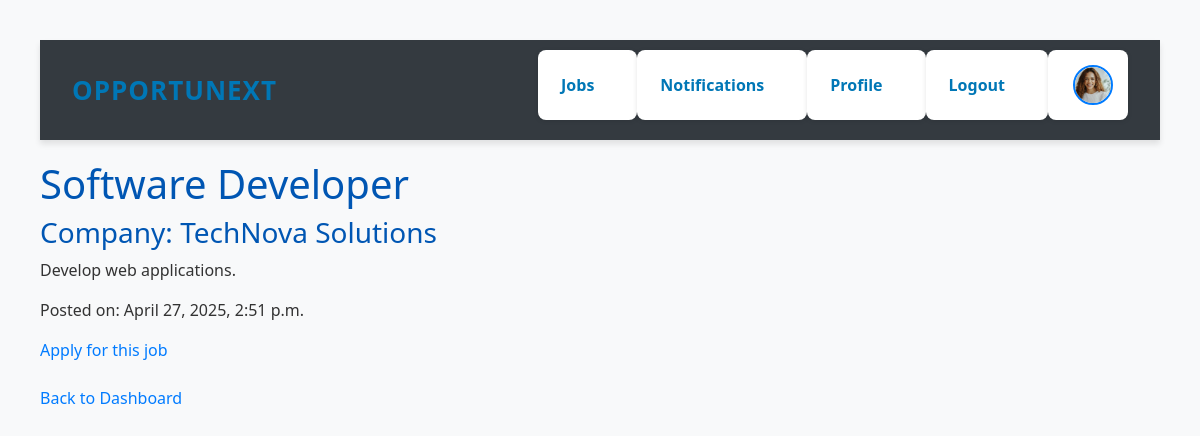
The page /job/1/ (signed in) on the database its author committed.
### placements/models.py (models this page shows, shortened)
class Profile(models.Model):
    user = models.OneToOneField(User, on_delete=models.CASCADE)
    profile_image = models.ImageField(upload_to='profile_images/', default='profile_images/default.png')
    resume = models.FileField(upload_to='resumes/', null=True, blank=True)

class Job(models.Model):
    company = models.ForeignKey(Company, on_delete=models.CASCADE)
    title = models.CharField(max_length=255)
    description = models.TextField()
    posted_on = models.DateTimeField(auto_now_add=True)

class Company(models.Model):
    name = models.CharField(max_length=255)
    description = models.TextField()

### placements/views.py (the view)
# urls.py: path('job/<int:job_id>/', views.job_detail, name='job_detail'),
@login_required
def job_detail(request, job_id):
    job = Job.objects.get(id=job_id)
    return render(request, 'placements/job_detail.html', {'job': job})

### placements/templates/placements/job_detail.html (shortened to what this page needs)
{% load static %}
{% include 'placements/navbar.html' %}
<!DOCTYPE html>
<html>
<head>
    <link rel="stylesheet" href="{% static 'placements/css/style.css' %}">
</head>
<body>
    <h1>{{ job.title }}</h1>
    <h3>Company: {{ job.company.name }}</h3>
    <p>{{ job.description }}</p>
    <p>Posted on: {{ job.posted_on }}</p>
    <a href="{% url 'apply_job' job.id %}">Apply for this job</a><br><br>
    <a href="{% url 'dashboard_student' %}">Back to Dashboard</a>
</body>
</html>

### placements/templates/placements/navbar.html (shortened to what this page needs)
{% load static %}
<link href="https://cdn.jsdelivr.net/npm/bootstrap@5.3.0/dist/css/bootstrap.min.css" rel="stylesheet">
<nav class="navbar navbar-expand-lg navbar-custom sticky-top">
  <div class="container-fluid">
    <a class="navbar-brand" href="{% url 'home' %}">OPPORTUNEXT</a>
    <div class="collapse navbar-collapse" id="navbarNav">
      <ul class="navbar-nav ms-auto mb-2 mb-lg-0 align-items-center">
        {% if user.is_authenticated %}
          <li class="nav-item">
            <a class="nav-link" href="{% url 'dashboard_student' %}">Jobs</a>
          </li>
          <li class="nav-item">
            <a class="nav-link" href="{% url 'notifications' %}">Notifications</a>
          </li>
          <li class="nav-item">
            <a class="nav-link" href="{% url 'profile_settings' %}">Profile</a>
          </li>
          <li class="nav-item">
            <a class="nav-link" href="{% url 'logout' %}">Logout</a>
          </li>
          <li class="nav-item">
            <img src="{{ user.profile.profile_image.url }}" alt="Profile" class="profile-pic">
          </li>
        {% endif %}
      </ul>
    </div>
  </div>
</nav>

### placements/static/placements/css/style.css (style rules this page uses)
body { font-family: 'Segoe UI', Tahoma, Geneva, Verdana, sans-serif; margin: 40px; background-color: #f8f9fa; color: #333; }
h1, h2, h3 { color: #0056b3; }
a { text-decoration: none; color: #007bff; }
ul { list-style-type: none; padding: 0; }
li { background: #ffffff; margin-bottom: 10px; padding: 15px; border-radius: 8px; box-shadow: 0px 1px 5px rgba(0,0,0,0.1); }
.navbar { background-color: #343a40; padding: 10px 20px; margin-bottom: 20px; }
.navbar a { margin-right: 15px; font-weight: bold; }
.profile-pic { width: 40px; height: 40px; object-fit: cover; border-radius: 50%; border: 2px solid #007bff; }

### placements/templates/placements/navbar.html (style rules this page uses)
.navbar-custom { background: #ffffff; box-shadow: 0 4px 6px rgba(0, 0, 0, 0.1); padding: 12px 20px; }
.navbar-custom .navbar-brand { color: #0077b6; font-weight: bold; font-size: 26px; letter-spacing: 1px; }
.navbar-custom .nav-link { color: #0077b6; font-weight: 600; margin-right: 20px; font-size: 16px; transition: color 0.3s ease; }
.profile-pic { width: 40px; height: 40px; object-fit: cover; border-radius: 50%; border: 2px solid #0077b6; margin-left: 10px; }

### rows shown on the page
Job: title "Software Developer", company.name "TechNova Solutions", description "Develop web applications.", posted_on "April 27, 2025, 2:51 p.m."
